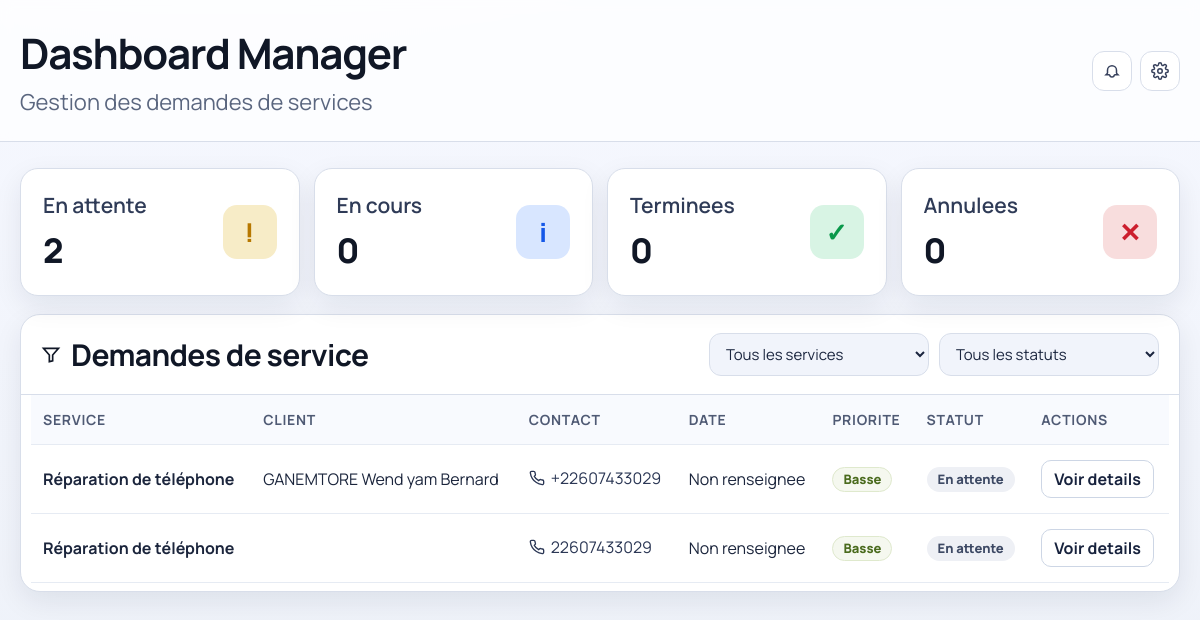
Page /manager/dashboard/ (signed in) on the committed database.
### services/models.py (models this page shows, shortened)
class Reservation(models.Model):
    service = models.ForeignKey(Service, on_delete=models.CASCADE)
    nom_client = models.CharField(max_length=120)
    tel_client = models.CharField(max_length=20)
    description = models.TextField()
    status = models.CharField(max_length=50, default='En attente')

class Service(models.Model):
    prestataire = models.ForeignKey(Prestataire, on_delete=models.CASCADE)
    type_service = models.ForeignKey(
        TypeService, on_delete=models.PROTECT, related_name="services", null=True, blank=True
    )
    nom_service = models.CharField(max_length=100)
    description = models.TextField()
    prix = models.DecimalField(max_digits=10, decimal_places=2)
    publier = models.BooleanField(default=False)
    adresse = models.CharField(max_length=255)
    image = models.ImageField(upload_to='services/images/', null=True, blank=True)
    @property
    def nom_affichage(self):
        if self.type_service_id:
            return self.type_service.nom
        return self.nom_service

class TypeService(models.Model):
    nom = models.CharField(max_length=100, unique=True)
    actif = models.BooleanField(default=True)
    class Meta:
        ordering = ["nom"]
        verbose_name = "type de service"
        verbose_name_plural = "types de service"

### services/views.py (the view)
# urls.py: path('manager/dashboard/', views.dashboard_demandes, name='dashboard_demandes'),
@staff_member_required(login_url="/admin/login/")
def dashboard_demandes(request):
    reservations_qs = Reservation.objects.select_related("service", "service__type_service").order_by("-id")
    service_options = (
        Service.objects.filter(reservation__isnull=False)
        .select_related("type_service")
        .distinct()
        .order_by("type_service__nom", "nom_service")
    )
    selected_service = request.GET.get("service", "").strip()
    selected_status = _canonical_status(request.GET.get("status", ""))
    filtered_reservations = reservations_qs
    if selected_service.isdigit():
        filtered_reservations = filtered_reservations.filter(service_id=int(selected_service))
    else:
        selected_service = ""
    if selected_status:
        filtered_reservations = filtered_reservations.filter(_status_filter_query(selected_status))
    status_counts = {
        status: reservations_qs.filter(_status_filter_query(status)).count() for status in STATUS_LABELS
    }
    dashboard_rows = []
    for reservation in filtered_reservations:
        row_status = _canonical_status(reservation.status) or "En attente"
        row_priority = _infer_priority(reservation)
        dashboard_rows.append(
            {
                "reservation": reservation,
                "status": row_status,
                "status_class": STATUS_CLASS_MAP.get(row_status, "status-waiting"),
                "priority": row_priority,
                "priority_class": PRIORITY_CLASS_MAP.get(row_priority, "priority-medium"),
            }
        )
    context = {
        "dashboard_rows": dashboard_rows,
        "service_options": service_options,
        "status_options": STATUS_LABELS,
        "selected_service": selected_service,
        "selected_status": selected_status,
        "stats": {
            "waiting": status_counts.get("En attente", 0),
            "in_progress": status_counts.get("En cours", 0),
            "done": status_counts.get("Terminee", 0),
            "cancelled": status_counts.get("Annulee", 0),
        },
    }
    return render(request, "services/dashboard_demandes.html", context)

### services/views.py (called while the page is built)
def _normalize_text(value):
    cleaned = unicodedata.normalize("NFKD", value or "")
    cleaned = cleaned.encode("ascii", "ignore").decode("ascii")
    return " ".join(cleaned.lower().split())

def _canonical_status(value):
    normalized = _normalize_text(value)
    for label, variants in STATUS_VARIANTS.items():
        for variant in variants:
            if normalized == _normalize_text(variant):
                return label
    return ""

def _status_filter_query(status_label):
    variants = STATUS_VARIANTS.get(status_label, ())
    query = Q()
    for variant in variants:
        query |= Q(status__iexact=variant)
    return query

def _infer_priority(reservation):
    text = _normalize_text(reservation.description)
    status = _canonical_status(reservation.status)
    urgent_terms = ("urgent", "danger", "panne", "fuite", "immediat", "immediate")
    low_terms = ("devis", "information", "renseignement", "question")
    if status == "En attente" and any(term in text for term in urgent_terms):
        return "Haute"
    if any(term in text for term in low_terms) or len(text) < 35:
        return "Basse"
    if status == "En cours":
        return "Moyenne"
    if status == "Terminee":
        return "Basse"
    return "Moyenne"

### services/templates/services/dashboard_demandes.html (shortened to what this page needs)
<!doctype html>
<html lang="fr">
<head>
</head>
<body>
    <header class="top">
        <div class="top-wrap">
            <div>
                <h1 class="title">Dashboard Manager</h1>
                <p class="subtitle">Gestion des demandes de services</p>
            </div>
            <div class="actions" aria-hidden="true">
                <span class="icon-btn">
                    <svg width="18" height="18" viewBox="0 0 24 24" fill="none" stroke="currentColor" stroke-width="2">
                        <path d="M15 17h5l-1.4-1.4A2 2 0 0 1 18 14.2V11a6 6 0 1 0-12 0v3.2c0 .5-.2 1-.6 1.4L4 17h5" />
                        <path d="M9 17a3 3 0 0 0 6 0" />
                    </svg>
                </span>
                <span class="icon-btn">
                </span>
            </div>
        </div>
    </header>
    <main class="page">
        <section class="cards">
            <article class="card">
                <div>
                    <p class="card-title">En attente</p>
                    <p class="card-count">{{ stats.waiting }}</p>
                </div>
                <div class="card-icon wait">!</div>
            </article>
            <article class="card">
                <div>
                    <p class="card-title">En cours</p>
                    <p class="card-count">{{ stats.in_progress }}</p>
                </div>
                <div class="card-icon progress">i</div>
            </article>
            <article class="card">
                <div>
                    <p class="card-title">Terminees</p>
                    <p class="card-count">{{ stats.done }}</p>
                </div>
                <div class="card-icon done">&#10003;</div>
            </article>
            <article class="card">
                <div>
                    <p class="card-title">Annulees</p>
                    <p class="card-count">{{ stats.cancelled }}</p>
                </div>
                <div class="card-icon cancel">&#10005;</div>
            </article>
        </section>
        <section class="panel">
            <div class="panel-head">
                <h2 class="panel-title">
                    <svg width="20" height="20" viewBox="0 0 24 24" fill="none" stroke="currentColor" stroke-width="2">
                        <path d="M3 4h18l-7 8v7l-4 1v-8z" />
                    </svg>
                    Demandes de service
                </h2>
                <form method="get" class="filters">
                    <select class="select-field" name="service" onchange="this.form.submit()">
                        <option value="">Tous les services</option>
                    </select>
                    <select class="select-field" name="status" onchange="this.form.submit()">
                        <option value="">Tous les statuts</option>
                    </select>
                </form>
            </div>
            {% if dashboard_rows %}
                <div class="table-wrap">
                    <table>
                        <thead>
                            <tr>
                                <th>Service</th>
                                <th>Client</th>
                                <th>Contact</th>
                                <th>Date</th>
                                <th>Priorite</th>
                                <th>Statut</th>
                                <th>Actions</th>
                            </tr>
                        </thead>
                        <tbody>
                            {% for row in dashboard_rows %}
                                <tr>
                                    <td class="service-name">{{ row.reservation.service.nom_affichage }}</td>
                                    <td>{{ row.reservation.nom_client }}</td>
                                    <td>
                                        <a class="contact" href="tel:{{ row.reservation.tel_client }}">
                                            {{ row.reservation.tel_client }}
                                        </a>
                                    </td>
                                    <td>{{ row.reservation.date_creation|date:"d/m/Y H:i"|default:"Non renseignee" }}</td>
                                    <td><span class="tag {{ row.priority_class }}">{{ row.priority }}</span></td>
                                    <td><span class="tag {{ row.status_class }}">{{ row.status }}</span></td>
                                    <td>
                                        <a class="btn-link" href="{% url 'detail_service' row.reservation.service.id %}">
                                            Voir details
                                        </a>
                                    </td>
                                </tr>
                            {% endfor %}
                        </tbody>
                    </table>
                </div>
            {% else %}
                <div class="empty">
                    <h3>Aucune demande trouvee</h3>
                    <p>Change les filtres ou attends de nouvelles reservations.</p>
                </div>
            {% endif %}
        </section>
    </main>
</body>
</html>

### services/templates/services/dashboard_demandes.html (style rules this page uses)
:root { --bg-top: #f6f8ff; --bg-bottom: #edf1f8; --surface: #ffffff; --line: #d8deea; --ink: #101726; --muted: #5a667f; --chip: #f1f4fb; --shadow: 0 10px 28px rgba(11, 22, 53, 0.08); --wait-bg: #f7ecc7; --wait-ink: #b77800; --progress-bg: #d8e6ff; --progress-ink: #1558e8; --done-bg: #d8f4e4; --done-ink: #09984a; --cancel-bg: #f8dddd; --cancel-ink: #cc1f2e; --btn: #0d1531; }
* { box-sizing: border-box; }
body { margin: 0; font-family: "Manrope", "Segoe UI", sans-serif; color: var(--ink); background: radial-gradient(900px 380px at 20% -20%, #ffffff 0%, transparent 60%), linear-gradient(180deg, var(--bg-top) 0%, var(--bg-bottom) 100%); min-height: 100vh; }
.top { border-bottom: 1px solid var(--line); background: rgba(255, 255, 255, 0.7); backdrop-filter: blur(6px); }
.top-wrap { max-width: 1260px; margin: 0 auto; padding: 24px 20px; display: flex; justify-content: space-between; align-items: center; gap: 16px; }
.title { margin: 0; font-size: 42px; letter-spacing: -0.03em; }
.subtitle { margin: 5px 0 0; color: var(--muted); font-size: 22px; }
.actions { display: flex; gap: 8px; }
.icon-btn { width: 40px; height: 40px; border: 1px solid var(--line); border-radius: 12px; background: #fff; display: inline-flex; align-items: center; justify-content: center; color: #37415c; }
.page { max-width: 1260px; margin: 0 auto; padding: 26px 20px 38px; }
.cards { display: grid; grid-template-columns: repeat(4, minmax(0, 1fr)); gap: 14px; }
.card { border: 1px solid var(--line); border-radius: 18px; background: var(--surface); box-shadow: var(--shadow); padding: 22px; display: flex; justify-content: space-between; align-items: center; gap: 10px; min-height: 128px; }
.card-title { margin: 0 0 8px; color: #2f3b57; font-size: 21px; font-weight: 600; }
.card-count { margin: 0; font-size: 34px; font-weight: 800; letter-spacing: -0.03em; }
.card-icon { width: 54px; height: 54px; border-radius: 14px; display: grid; place-items: center; font-size: 26px; font-weight: 800; }
.wait { background: var(--wait-bg); color: var(--wait-ink); }
.progress { background: var(--progress-bg); color: var(--progress-ink); }
.done { background: var(--done-bg); color: var(--done-ink); }
.cancel { background: var(--cancel-bg); color: var(--cancel-ink); }
.panel { margin-top: 18px; border: 1px solid var(--line); border-radius: 20px; background: #fff; box-shadow: var(--shadow); overflow: hidden; }
.panel-head { padding: 18px 20px; border-bottom: 1px solid var(--line); display: flex; justify-content: space-between; gap: 12px; align-items: center; flex-wrap: wrap; }
.panel-title { margin: 0; font-size: 30px; letter-spacing: -0.02em; display: inline-flex; align-items: center; gap: 10px; }
.filters { display: flex; gap: 10px; flex-wrap: wrap; }
.select-field { min-width: 220px; border: 1px solid var(--line); background: var(--chip); border-radius: 12px; padding: 9px 12px; color: #1b263f; font-family: inherit; font-size: 15px; }
.table-wrap { overflow-x: auto; padding: 0 10px 8px; }
table { width: 100%; border-collapse: collapse; min-width: 900px; }
th, td { padding: 15px 12px; border-bottom: 1px solid #e6ebf3; text-align: left; vertical-align: middle; }
thead th { font-size: 14px; text-transform: uppercase; letter-spacing: 0.05em; color: #4f5a74; font-weight: 700; background: #f8fafe; position: sticky; top: 0; }
tbody td { font-size: 16px; color: #1b253c; }
.service-name { font-weight: 700; }
.contact { display: inline-flex; align-items: center; gap: 6px; color: #2a3654; text-decoration: none; }
.tag { display: inline-flex; align-items: center; border-radius: 999px; padding: 5px 10px; font-size: 13px; font-weight: 800; line-height: 1; border: 1px solid transparent; }
.priority-low { background: #f5f8ef; color: #4a6b1d; border-color: #dfe9cd; }
.status-waiting { background: #eef0f5; color: #3d4964; }
.btn-link { display: inline-flex; align-items: center; justify-content: center; border: 1px solid #cdd6e5; color: #17223d; text-decoration: none; padding: 7px 12px; border-radius: 10px; font-weight: 700; background: #fff; }

### rows in the picture
Reservation: reservation.service.nom_affichage "Réparation de téléphone", reservation.nom_client "GANEMTORE Wend yam Bernard", reservation.tel_client "+22607433029", reservation.date_creation "Non renseignee", priority "Basse", status "En attente"
Reservation: reservation.service.nom_affichage "Réparation de téléphone", reservation.tel_client "22607433029", reservation.date_creation "Non renseignee", priority "Basse", status "En attente"

### other values in the picture
{{ stats.waiting }} "2"
{{ stats.in_progress }} "0"
{{ stats.done }} "0"
{{ stats.cancelled }} "0"
